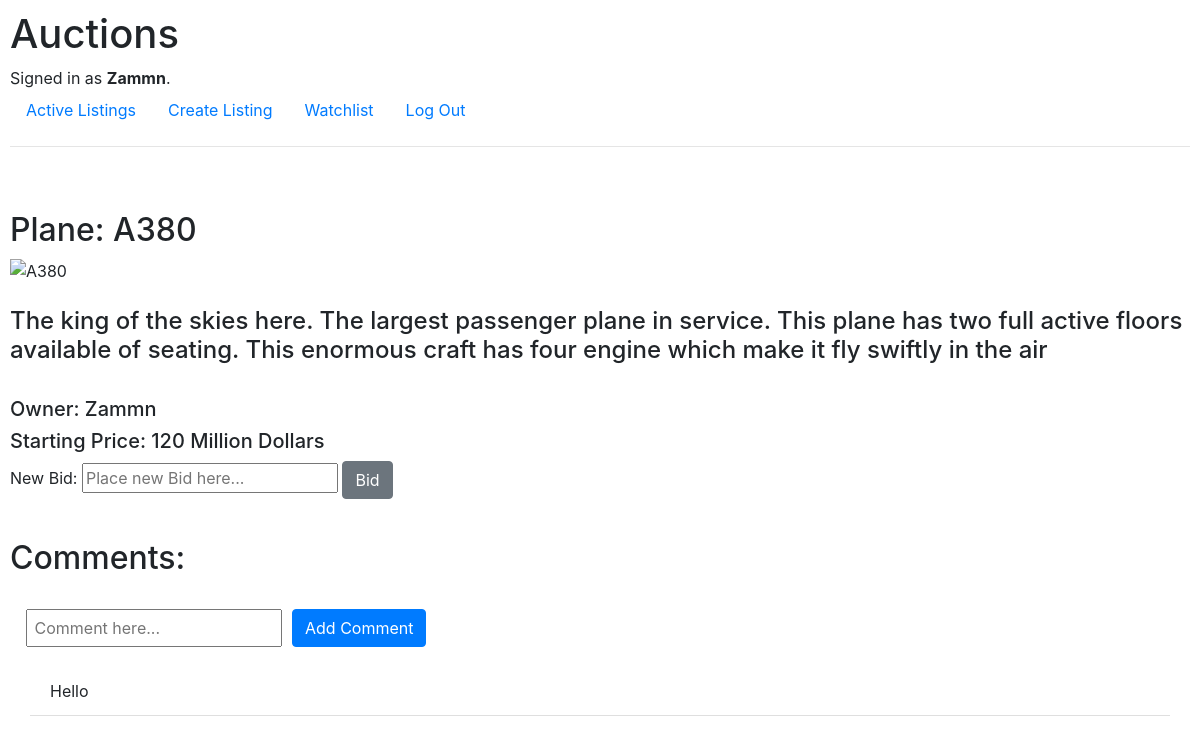
Screenshot of /listing/2 (signed in) with the database file from the repository.
### auctions/models.py (models this page shows, shortened)
class User(AbstractUser):
    pass

class Listing(models.Model):
    title = models.CharField(max_length=50)
    description = models.CharField(max_length=500)
    imageUrl = models.CharField(max_length=1000)
    price = models.ForeignKey(Bids, on_delete=models.CASCADE, blank=True, null=True, related_name="newPrice")
    isActive = models.BooleanField(default=True)
    owner = models.ForeignKey(User, on_delete=models.CASCADE, blank=True, null=True, related_name="user")
    category = models.ForeignKey(Category, on_delete=models.CASCADE, blank=True, null=True, related_name="category")
    watchlist = models.ManyToManyField(User, blank=True, null=True, related_name="watchlist")

class Bids(models.Model):
    bid = models.IntegerField(default=0)
    user = models.ForeignKey(User, on_delete=models.CASCADE, null=True, blank=True, related_name="userbids")

class Comments(models.Model):
    commentator = models.ForeignKey(User, on_delete=models.CASCADE, blank=True, null=True, related_name="commentator")
    listing = models.ForeignKey(Listing, on_delete=models.CASCADE, blank=True, null=True, related_name="listingCommented")
    comment = models.CharField(max_length=100)

### auctions/views.py (the view)
# urls.py: path("listing/<int:id>", views.listing, name="listing"),
def listing(request, id):
    listingInfo = Listing.objects.get(pk=id)
    watchlist = request.user in listingInfo.watchlist.all()
    everyComment = Comments.objects.filter(listing=listingInfo)
    ifOwner = request.user.username == listingInfo.owner.username
    return render(request, "auctions/listing.html", {
        "listing": listingInfo,
        "watchlist": watchlist,
        "everyComment": everyComment,
        "ifOwner": ifOwner
    })

### auctions/templates/auctions/listing.html (shortened to what this page needs)
{% extends "auctions/layout.html" %}
{% block body %}
            <br/>
            <br/>
        <h2>Plane: {{ listing.title }}</h2>
        <img src="{{ listing.imageUrl }}" alt="{{ listing.title }}" class="image" style="width: 1500px;">
        <br/>
        <br/>
        <h4>{{ listing.description }}</h4>
        <br/>
        <h5>Owner: {{ listing.owner }}</h5>
        <h5>Starting Price: {{ listing.price.bid }} Million Dollars</h5>
        {% if user.is_authenticated %}
            <form action="{% url 'newBid' id=listing.id %}" method="POST">
                <div class="form-group">
                    <label for="price">New Bid: </label>
                    <input type="number" name="newBid" min="0" placeholder="Place new Bid here...">
                    <button type="submit" class="btn btn-secondary">Bid</button>
                </div>
            </form>
        {% endif %}
    <br/>
<div>
    <h2>Comments:</h2>
    <br/>
    {% if user.is_authenticated %}
        <form class="row mx-3" action="{% url 'comments' id=listing.id %}" method="POST">
            <input type="text" name="new" placeholder=" Comment here..." style="margin-right: 10px;">
            <button type="submit" class="btn btn-primary">Add Comment</button>
        </form>
        {% endif %}
</div>
<ul class="list-group list-group-flush" id="comments">
    {% for comment in everyComment %}
    <li class="list-group-item">{{ comment.comment }}</li>
    {% endfor %}
    </ul>
{% endblock %}

### auctions/templates/auctions/layout.html (shortened to what this page needs)
{% load static %}
<!DOCTYPE html>
<html lang="en">
    <head>
        <link rel="stylesheet" href="https://stackpath.bootstrapcdn.com/bootstrap/4.4.1/css/bootstrap.min.css">
        <link href="{% static 'auctions/styles.css' %}" rel="stylesheet">
    </head>
    <body>
        <h1>Auctions</h1>
        <div>
            {% if user.is_authenticated %}
                Signed in as <strong>{{ user.username }}</strong>.
            {% else %}
                Not signed in.
            {% endif %}
        </div>
        <ul class="nav">
            <li class="nav-item">
                <a class="nav-link" href="{% url 'index' %}">Active Listings</a>
            </li>
            {% if user.is_authenticated %}
            <li class="nav-item">
                <a class="nav-link" href="{% url 'new' %}">Create Listing</a>
            </li>
            <li class="nav-item">
                <a class="nav-link" href="{% url 'watchlistPage' %}">Watchlist</a>
            </li>
                <li class="nav-item">
                    <a class="nav-link" href="{% url 'logout' %}">Log Out</a>
                </li>
            {% endif %}
        </ul>
        <hr>
        {% block body %}
        {% endblock %}
    </body>
</html>

### auctions/static/auctions/styles.css (style rules this page uses)
body { padding: 10px; }
.image { width: 1500px; }

### auctions/templates/auctions/listing.html (style rules this page uses)
#comments { padding: 20px; }

### rows the page displays
User: username "Zammn"
Listing: title "A380", description "The king of the skies here. The largest passenger plane in service. This plane has two full active floors available of seating. This enormous craft has four engine which make it fly swiftly in the air", owner "Zammn", price.bid "120"
Comments: comment "Hello"
